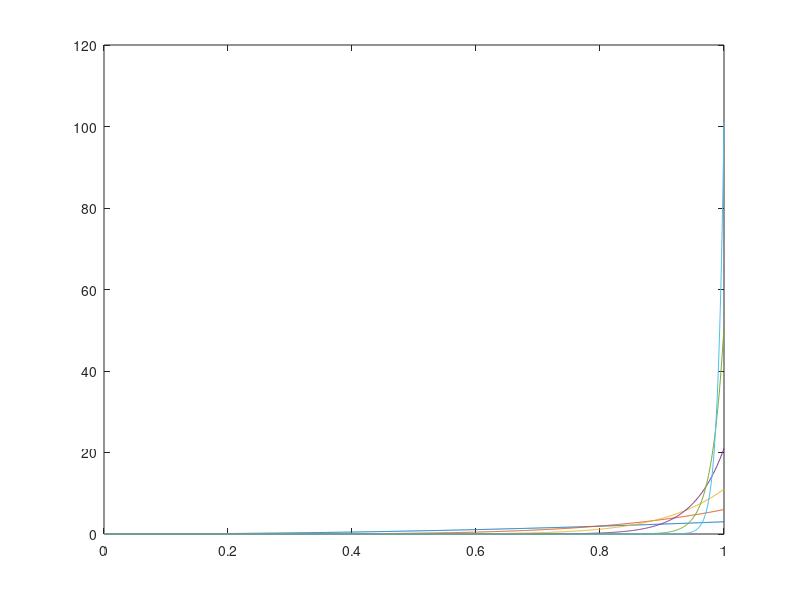

The MATLAB source for this figure:
% Problem Set 6
% Problem 1
% EE178 - Stanford 2015
%
% Name: Ron Guglielmone

clear

% Bernoulli p-value:
p = 0.84;

% X-axis:
x = 0:0.001:1;

% Samples:
N = [2, 5, 10, 20, 50, 100, 500, 1000];

for i = 1 : length(N)
    
    % Generate Random #:
    trial = rand();
    
    % Trial Bins:
    success = 0;
    
    % Index:
    n = (N(i));
    
    for j = 1 : n
        
        % Bernoulli Test w/ p:
        if trial < p
            success = success + 1;
        end
    end
    
    % Plot Values:
    plot(x, ((factorial(n+1)) / ...
        (factorial(success) .* factorial(n-success))) ...
        .* ((x.^(success)) .* ((1-x).^(n-success))));
    
    %plot(x, (((x.^success) .* (1-x).^(n - success)) ./ ...
    %    ((factorial(success) .* factorial(n - success))) ./ ...
    %    (factorial(n + 1))));
   
    hold on
end
